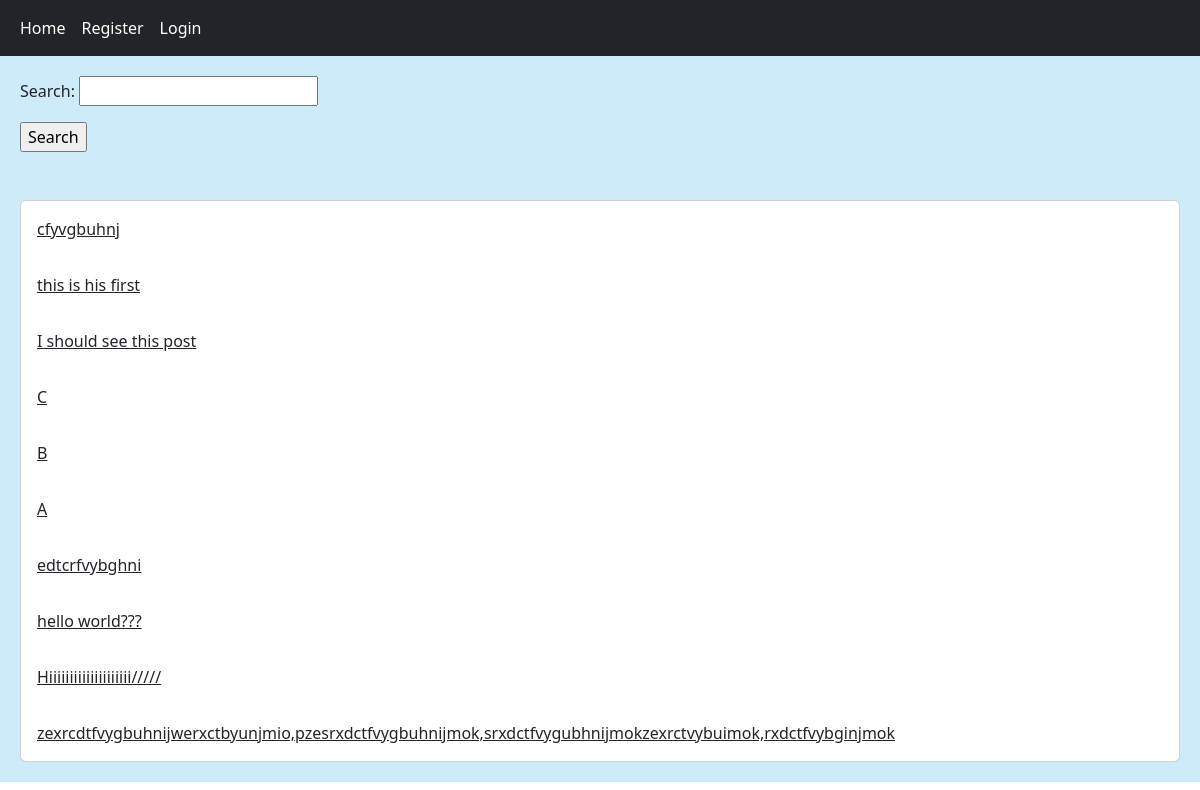
The page / on the database its author committed.
### posts/models.py (models this page shows, shortened)
class Post(models.Model):
    user = models.ForeignKey(User, on_delete=models.CASCADE, related_name='posts')
    body = models.TextField()
    slug = models.SlugField()
    created = models.DateTimeField(auto_now_add=True)
    updated = models.DateTimeField(auto_now=True)
    class Meta:
        ordering = ('-created',)
    def get_absolute_url(self):
        return reverse('home:post_detail', args=(self.pk, self.slug))

### home/views.py (the view)
# urls.py: path('', views.HomeView.as_view(), name='home'),
class HomeView(View):
    form_class = PostSearchForm
    def get(self, request):
        posts = Post.objects.all()
        if request.GET.get('search'):
            posts = posts.filter(body__contains=request.GET['search'])
        return render(request, 'home/index.html', {'posts':posts, 'form':self.form_class})

### home/templates/home/index.html
{% extends 'base.html' %}
{% block content %}
    <form method="get">
        {{ form.as_p}}
        <input type="submit", value="Search">
    </form> <br/><br/>
    <div class="card">
        {% for post in posts %}
            <a href="{{ post.get_absolute_url }}" class="card-body">{{ post.body|truncatewords:8 }}</a>
        {% endfor %}
    </div>
{% endblock %}

### rows shown on the page
Post: body "cfyvgbuhnj"
Post: body "this is his first"
Post: body "I should see this post"
Post: body "C"
Post: body "B"
Post: body "A"
Post: body "edtcrfvybghni"
Post: body "hello world???"
Post: body "Hiiiiiiiiiiiiiiiiiiii/////"
Post: body "zexrcdtfvygbuhnijwerxctbyunjmio,pzesrxdctfvygbuhnijmok,srxdctfvygubhnijmokzexrctvybuimok,rxdctfvybginjmok"
